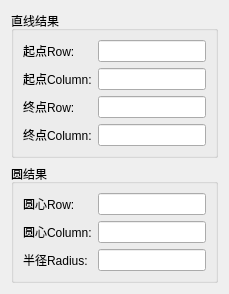
                    <widget class="QWidget" name="tab_12">
                     <attribute name="title">
                      <string>结果</string>
                     </attribute>
                     <layout class="QGridLayout" name="gridLayout_12">
                      <item row="0" column="0">
                       <layout class="QVBoxLayout" name="verticalLayout_15">
                        <item>
                         <widget class="QGroupBox" name="groupBox_4">
                          <property name="title">
                           <string>直线结果</string>
                          </property>
                          <layout class="QGridLayout" name="gridLayout_4">
                           <item row="0" column="0">
                            <layout class="QHBoxLayout" name="horizontalLayout_20">
                             <item>
                              <layout class="QVBoxLayout" name="verticalLayout_12">
                               <item>
                                <widget class="QLabel" name="label_50">
                                 <property name="text">
                                  <string>起点Row:</string>
                                 </property>
                                </widget>
                               </item>
                               <item>
                                <widget class="QLabel" name="label_51">
                                 <property name="text">
                                  <string>起点Column:</string>
                                 </property>
                                </widget>
                               </item>
                               <item>
                                <widget class="QLabel" name="label_52">
                                 <property name="text">
                                  <string>终点Row:</string>
                                 </property>
                                </widget>
                               </item>
                               <item>
                                <widget class="QLabel" name="label_53">
                                 <property name="text">
                                  <string>终点Column:</string>
                                 </property>
                                </widget>
                               </item>
                              </layout>
                             </item>
                             <item>
                              <layout class="QVBoxLayout" name="verticalLayout_5">
                               <item>
                                <widget class="QLineEdit" name="txt_Row1_Line">
                                 <property name="readOnly">
                                  <bool>true</bool>
                                 </property>
                                </widget>
                               </item>
                               <item>
                                <widget class="QLineEdit" name="txt_Col1_Line">
                                 <property name="readOnly">
                                  <bool>true</bool>
                                 </property>
                                </widget>
                               </item>
                               <item>
                                <widget class="QLineEdit" name="txt_Row2_Line">
                                 <property name="readOnly">
                                  <bool>true</bool>
                                 </property>
                                </widget>
                               </item>
                               <item>
                                <widget class="QLineEdit" name="txt_Col2_Line">
                                 <property name="readOnly">
                                  <bool>true</bool>
                                 </property>
                                </widget>
                               </item>
                              </layout>
                             </item>
                            </layout>
                           </item>
                          </layout>
                         </widget>
                        </item>
                        <item>
                         <widget class="QGroupBox" name="groupBox_7">
                          <property name="title">
                           <string>圆结果</string>
                          </property>
                          <layout class="QGridLayout" name="gridLayout_5">
                           <item row="0" column="0">
                            <layout class="QHBoxLayout" name="horizontalLayout_22">
                             <item>
                              <layout class="QVBoxLayout" name="verticalLayout_6">
                               <item>
                                <widget class="QLabel" name="label_55">
                                 <property name="text">
                                  <string>圆心Row:</string>
                                 </property>
                                </widget>
                               </item>
                               <item>
                                <widget class="QLabel" name="label_56">
                                 <property name="text">
                                  <string>圆心Column:</string>
                                 </property>
                                </widget>
                               </item>
                               <item>
                                <widget class="QLabel" name="label_57">
                                 <property name="text">
                                  <string>半径Radius:</string>
                                 </property>
                                </widget>
                               </item>
                              </layout>
                             </item>
                             <item>
                              <layout class="QVBoxLayout" name="verticalLayout_16">
                               <item>
                                <widget class="QLineEdit" name="txt_Row1_Circle">
                                 <property name="readOnly">
                                  <bool>true</bool>
                                 </property>
                                </widget>
                               </item>
                               <item>
                                <widget class="QLineEdit" name="txt_Col1_Circle">
                                 <property name="readOnly">
                                  <bool>true</bool>
                                 </property>
                                </widget>
                               </item>
                               <item>
                                <widget class="QLineEdit" name="txt_Radius_Circle">
                                 <property name="readOnly">
                                  <bool>true</bool>
                                 </property>
                                </widget>
                               </item>
                              </layout>
                             </item>
                            </layout>
                           </item>
                          </layout>
                         </widget>
                        </item>
                       </layout>
                      </item>
                     </layout>
                    </widget>
